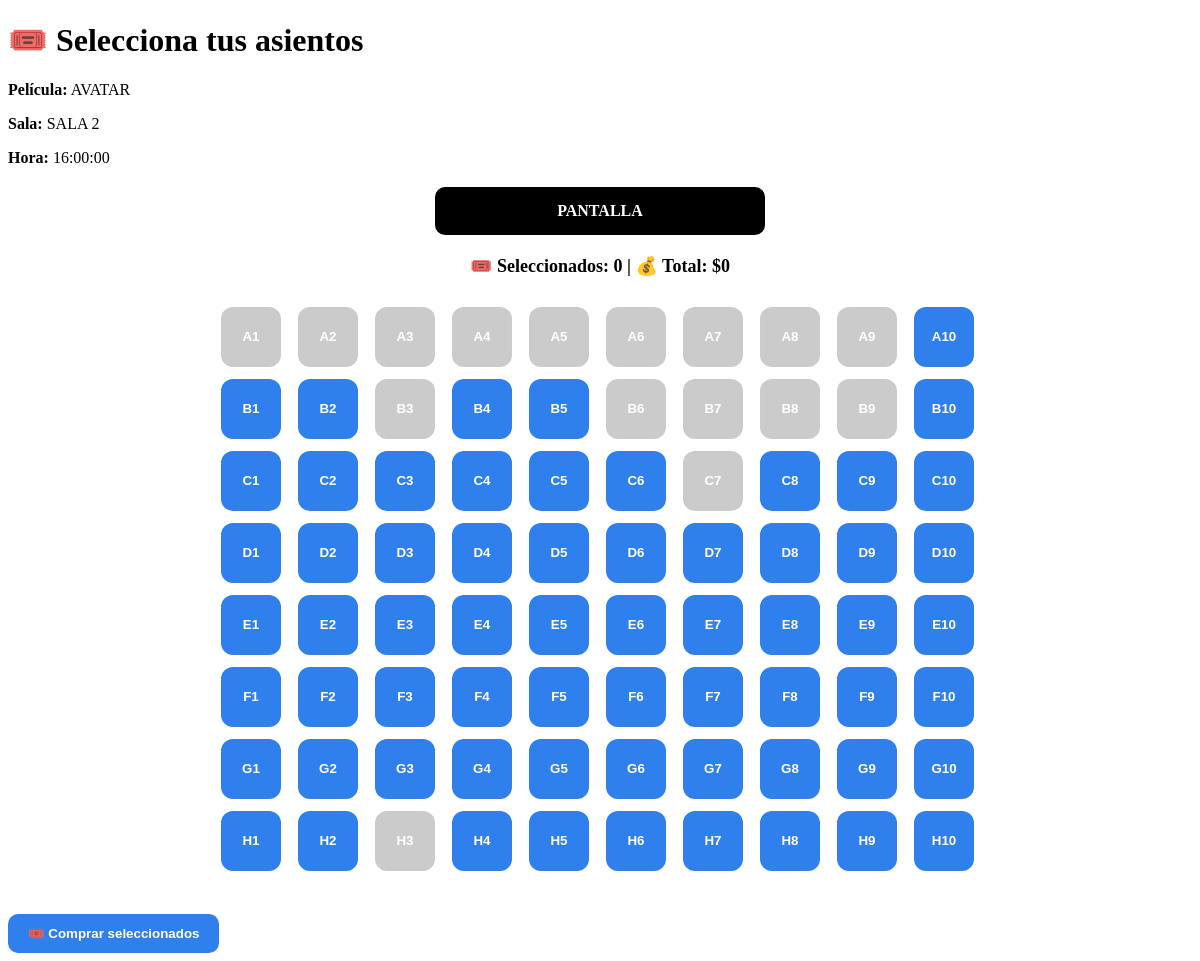
The app's page /boletos/elegir_asientos.php?id=1 (signed in) with its own data.
### tables this page shows
CREATE TABLE `funciones` (
  `id_compra` varchar(50) NOT NULL,
  `id` int(11) NOT NULL,
  `pelicula_id` int(11) DEFAULT NULL,
  `sala_id` int(11) DEFAULT NULL,
  `fecha` date DEFAULT NULL,
  `hora` time DEFAULT NULL,
  `precio` decimal(10,2) DEFAULT NULL
);

CREATE TABLE `peliculas` (
  `id` int(11) NOT NULL,
  `titulo` varchar(100) DEFAULT NULL,
  `genero` varchar(50) DEFAULT NULL,
  `duracion` int(11) DEFAULT NULL,
  `clasificacion` varchar(10) DEFAULT NULL
);

CREATE TABLE `salas` (
  `id` int(11) NOT NULL,
  `nombre` varchar(50) DEFAULT NULL,
  `capacidad` int(11) DEFAULT NULL
);

### boletos/elegir_asientos.php (the view, shortened to what this page needs)
<?php
include("../conexion.php");
$id = $_GET['id'];
$sql = $conexion->query("
SELECT funciones.*,
peliculas.titulo,
salas.nombre,
salas.capacidad
FROM funciones
INNER JOIN peliculas
ON funciones.pelicula_id = peliculas.id
INNER JOIN salas
ON funciones.sala_id = salas.id
WHERE funciones.id='$id'
");
$funcion = $sql->fetch_assoc();
$ocupados = [];
$res = $conexion->query("
SELECT asiento FROM boletos
WHERE funcion_id='$id'
");
while($fila = $res->fetch_assoc()){
    $ocupados[] = $fila['asiento'];
}
?>
<!DOCTYPE html>
<html lang="es">
<head>
</head>
<body>
<div class="container">
<h1>🎟️ Selecciona tus asientos</h1>
<p><strong>Película:</strong> <?php echo $funcion['titulo']; ?></p>
<p><strong>Sala:</strong> <?php echo $funcion['nombre']; ?></p>
<p><strong>Hora:</strong> <?php echo $funcion['hora']; ?></p>
<div class="pantalla">PANTALLA</div>
<div class="resumen">
🎟️ Seleccionados: <span id="contador">0</span> |
💰 Total: $<span id="total">0</span>
</div>
<form action="guardar_boleto.php" method="POST">
<div class="sala">
<?php
$capacidad = $funcion['capacidad'];
$columnas = 10;
$filas = ceil($capacidad / $columnas);
$letras = range('A', 'Z');
$contador = 0;
for($f = 0; $f < $filas; $f++){
    for($c = 1; $c <= $columnas; $c++){
        if($contador < $capacidad){
            $asiento = $letras[$f] . $c;
            if(in_array($asiento, $ocupados)){
                ?>
                <button type="button" class="asiento ocupado" disabled>
                    <?php echo $asiento; ?>
                </button>
                <?php
            }else{
                ?>
                <div>
                    <button type="button"
                        class="asiento libre"
                        onclick="seleccionar(this, this.parentNode.querySelector('input'))">
                        <?php echo $asiento; ?>
                    </button>
                </div>
                <?php
            }
            $contador++;
        }
    }
}
?>
</div>
<br>
<button type="submit">🎟️ Comprar seleccionados</button>
</form>
</div>
</body>
</html>

### boletos/elegir_asientos.php (style rules this page uses)
.pantalla { background:black; color:white; padding:15px; text-align:center; margin:20px auto; width:300px; border-radius:10px; font-weight:bold; }
.resumen { text-align:center; margin-top:10px; font-weight:bold; font-size:18px; }
.sala { display:grid; grid-template-columns:repeat(10, 65px); gap:12px; justify-content:center; margin-top:30px; }
.asiento { width:60px; height:60px; border:none; border-radius:12px; cursor:pointer; font-weight:bold; transition:0.2s; }
.libre { background:#2f80ed; color:white; }
.ocupado { background:#999; color:white; cursor:not-allowed; opacity:0.5; }
button[type="submit"] { margin-top:25px; padding:12px 20px; background:#2f80ed; color:white; border:none; border-radius:10px; cursor:pointer; font-weight:bold; }

### records on screen
funciones: pelicula.titulo "AVATAR", sala.nombre "SALA 2", hora "16:00:00"

### other values on screen
$asiento "A1"
$asiento "A2"
$asiento "A3"
$asiento "A4"
$asiento "A5"
$asiento "A6"
$asiento "A7"
$asiento "A8"
$asiento "A9"
$asiento "A10"
$asiento "B1"
$asiento "B2"
$asiento "B3"
$asiento "B4"
$asiento "B5"
